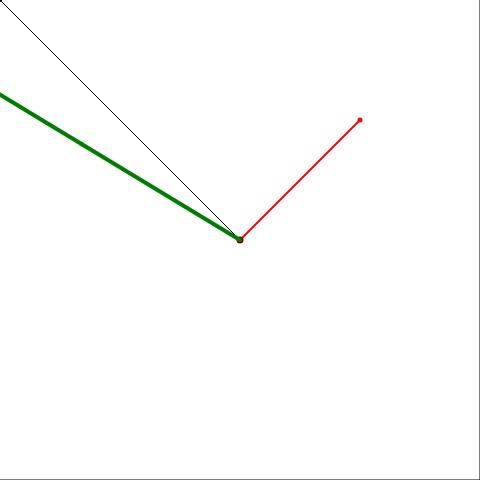
Frame 1 (no input)
Frame 60 (no input): identical to frame 1, image omitted
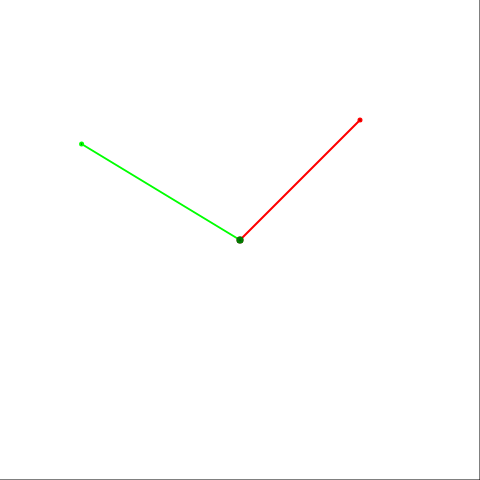
Frame 120 (the mouse pressed at the canvas centre since frame 60)

The p5.js sketch that drew these frames (run headless with seeded random() and noise() and a simulated clock; from frame 60 on, the mouse is pressed at the canvas centre):

// p5.js sketch
// ── sketch.js

var v1;
var v2;

// 函数setup() ：准备阶段
function setup() 
{
	createCanvas(480,480);
	rectMode(CENTER);
	//center = createVector(width/2,height/2);
	v1 = createVector(width/4,-height/4);
	v2 = createVector(-width*0.33,-height*0.2);
}

// 函数draw()：作画阶段
function draw() {
	fill(255,255,255,255);
	rect(0,0,2*width,2*height);

	var mousePos = createVector(
		mouseX-width/2,mouseY-height/2);
	var origin = createVector(0,0);
	push();
	translate(width/2,height/2);
	drawVector(origin,mousePos,color(0,0,0),1);
	drawVector(origin,v1,color(255,0,0),2);
	drawVector(origin,v2,color(0,255,0),2);
	pop();

	var v1n = v1.copy();
	var v2n = v2.copy();
	v1n.normalize();
	v2n.normalize();

	// mousePos project to v1,v2;
	var mONV1 = p5.Vector.dot(mousePos,v1n);
	var mONV2 = p5.Vector.dot(mousePos,v2n);
	print("mOnV1:" + mONV1);
	
	var m_vc1 = p5.Vector.mult(v1n,mONV1);
	var m_vc2 = p5.Vector.mult(v2n,mONV2);

	//print("m_vc1:" + m_vc1);
	//mv_vc1.add(center);

	/*
	var mv_vc1o = p5.Vector.add(center,mv_vc1);
		
	var mv_vc2o = 
		p5.Vector.add(center,mv_vc2);
		*/
		
	push();
	translate(width/2,height/2);
	drawVector(origin,m_vc1,color(125,0,0),4);
	drawVector(origin,m_vc2,color(0,125,0),4);
	pop();
	

}

function drawVector(p0,p1,color,wt)
{
	//push();
	stroke(color);
	strokeWeight(wt);
	line(p0.x,p0.y,p1.x,p1.y);
	fill(0);
	ellipse(p1.x,p1.y,3,3);
	//pop();
}
